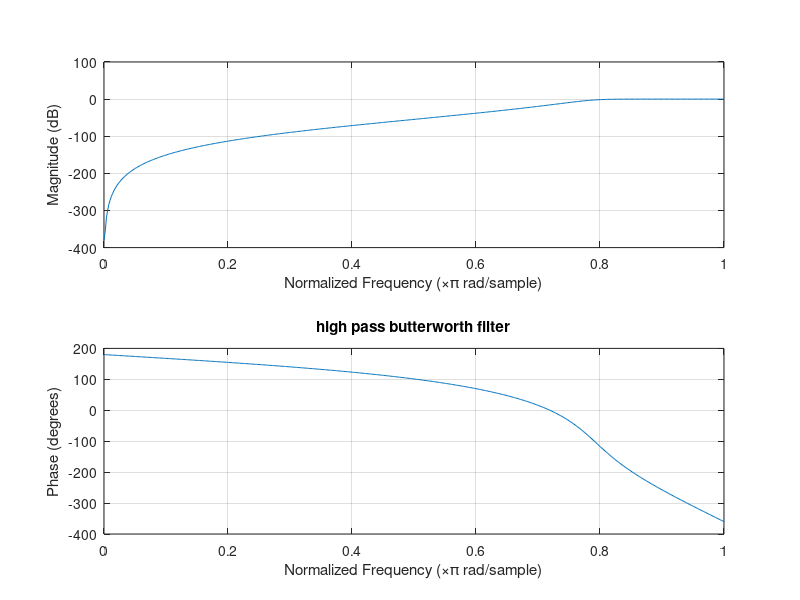

MATLAB code to generate this figure:
clc;
close all;
clear;
fs=0:500;
wp=2*pi.*100/1000;
ws=2*pi.*150/1000;
Ap=1;
As=15;
N=6;
k=0:N-1;
wc=(wp+ws)/2;
[N,wc]:buttord(wp,ws,Ap,As);
[b,a]=butter(N,wc,'high');
 
#high pass filter
freqz(b,a);
title("high pass butterworth filter")




